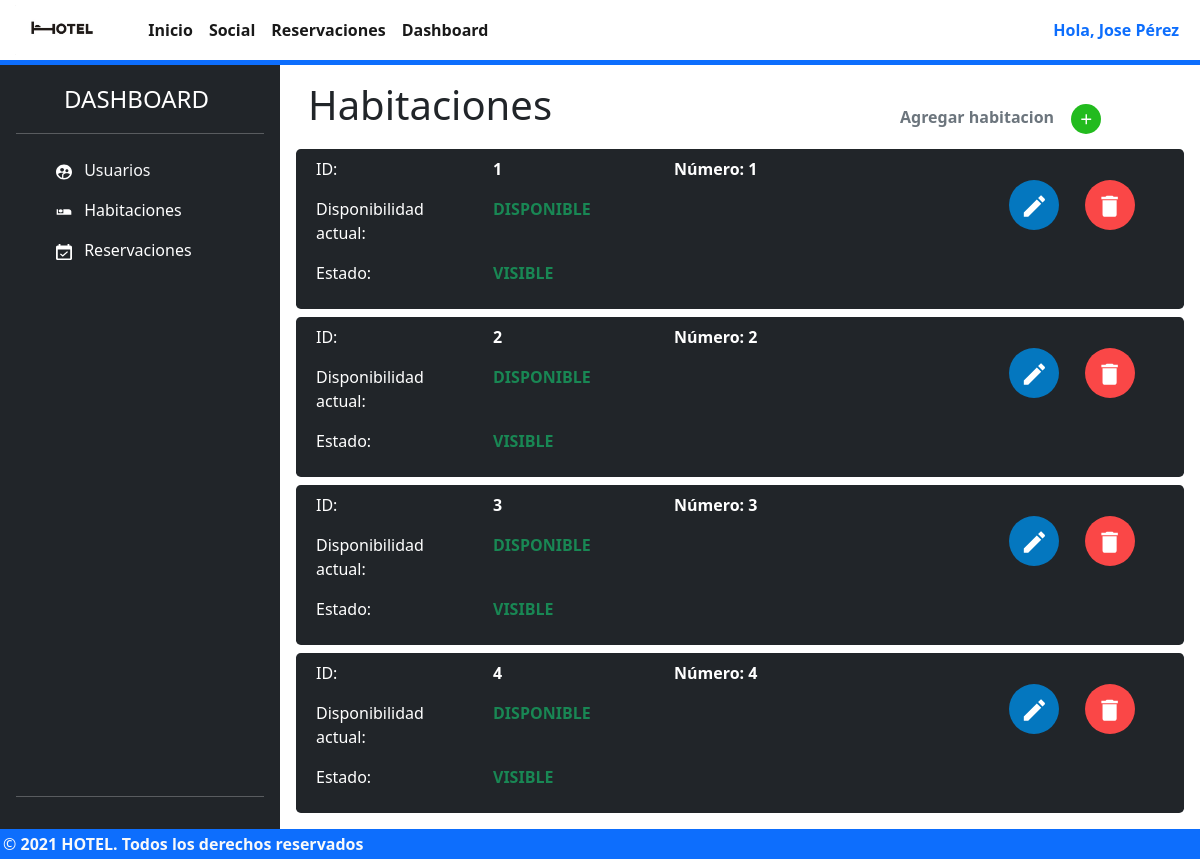
The app's page /dashboard/habitaciones (signed in) with its own data.
### tables this page shows
CREATE TABLE "user" (
	"id_user"	INTEGER NOT NULL UNIQUE,
	"name"	TEXT NOT NULL,
	"role"	TEXT,
	"email"	TEXT NOT NULL UNIQUE,
	"password"	TEXT NOT NULL,
	PRIMARY KEY("id_user" AUTOINCREMENT)
);

CREATE TABLE "room" (
	"id_room"	INTEGER NOT NULL UNIQUE,
	"state"	BLOB NOT NULL,
	"visibility"	BLOB NOT NULL,
	"number"	INTEGER UNIQUE,
	PRIMARY KEY("id_room" AUTOINCREMENT)
);

### app.py (the view)
@app.route("/dashboard/habitaciones", methods=["GET", "POST"])
def dashboard_habitacion_page():
    if request.method == "POST":
        state=request.form["state"]
        visibility=request.form["visibility"]
        number=request.form["number"]
        add_room(state, visibility, number)
    rooms=get_room()
    tempSession = getCurrentUser()
    return render_template('habitacion.dashboard.html',rooms=rooms, session = {"login": tempSession["login"], "user": tempSession["user"]})

### app.py (called while the page is built)
def getCurrentUser():
    if 'email' in session:
        email = session['email']
        db = sqlite3.connect('hotel_db.db')
        sentencia = "SELECT * FROM user where email='"+email+"'"
        cursor = db.cursor()
        cursor.execute(sentencia)
        data = cursor.fetchall()
        db.close()
        if(len(data) > 0):
            user = {
            "id": data[0][0],
            "name": data[0][1],
            "role": data[0][2],
            "email": data[0][3]
            }
            return {
                "login": 1,
                "user": user
            }
        else:
            return {
                "login": 0,
                "user": ""
            }
    else:
        return {
            "login": 0,
            "user": ""
        }

def get_room():
    conn=sqlite3.connect("hotel_db.db")
    cur = conn.cursor()
    cur.execute("SELECT * FROM room")
    rows = cur.fetchall()
    print("rows:",rows)
    for res in rows:
      print(res)
    conn.close()
    return rows

@app.before_request
def cargarSelect():
    tempSession = getCurrentUser()
    logged = tempSession["login"]
    user = tempSession["user"]
    if logged==0 and request.endpoint in ["feed_page", "dashboard_page", "dashboard_habitacion_page", "dashboard_admin_page", "dashboard_admin_create","dashboard_admin_delete"]:
        return redirect(url_for("index"))
    if logged==1:
        if user["role"]=="usuario" and request.endpoint in ["dashboard_page", "dashboard_habitacion_page", "dashboard_admin_page", "dashboard_admin_create","dashboard_admin_delete"]:
            return redirect(url_for("index"))
    if logged==1:
        if user["role"]!="superadmin" and request.endpoint in ["dashboard_admin_page", "dashboard_admin_create", "dashboard_admin_delete"]:
            return redirect(url_for("index"))

### templates/habitacion.dashboard.html (shortened to what this page needs)
  {% macro cardSales(id, state,visibility, number ) -%}
  <div class="row bg-dark text-white mt-2 rounded-3">
    <div class="col-5 p-2">
      <div class="row p-0 m-0">
        <div class="col">
          <p>ID:</p>
        </div>
        <div class="col">
          <strong>{{id}}</strong>
        </div>
      </div>
      <div class="row p-0 m-0">
        <div class="col">
          <p>Disponibilidad actual:</p>
        </div>
        <div class="col">
          {% if state=="1" %}
          <strong class="text-success">DISPONIBLE</strong>
          {% else %}
          <strong class="text-danger">OCUPADA</strong>
          {% endif %}
        </div>
      </div>
      <div class="row p-0 m-0">
        <div class="col">
          <p>Estado:</p>
        </div>
        <div class="col">
          {% if visibility=="1" %}
          <strong class="text-success">VISIBLE</strong>
          {% else %}
          <strong class="text-danger">NO VISIBLE</strong>
          {% endif %}
        </div>
      </div>
    </div>
    <div class="col-4 p-2">
      <div>
        <strong>Número: {{number}}</strong>
      </div>
    </div>
    <div class="col-3 md-4">
      <div class="d-flex justify-content-end mt-4 me-4">
        <button
          class="btn"
          data-bs-toggle="modal"
          href="#editar{{id}}"
          role="button"
        >
        </button>
        <button
          class="btn"
          data-bs-toggle="modal"
          href="#delete{{id}}"
          role="button"
        >
        </button>
      </div>
    </div>
  </div>
  {%- endmacro %}
{% extends 'models/dashboard.html' %} {% block contentdash %}
<div class="row">
  <div class="display-6 col-8"><b>Habitaciones</b></div>
  <div class="text-muted col-4 pt-3">
    <strong>Agregar habitacion</strong>
    <button
      class="btn"
      data-bs-toggle="modal"
      href="#addroom"
      role="button"
    >
      <svg
        width="30"
        height="30"
        viewBox="0 0 62 62"
        fill="none"
        xmlns="http://www.w3.org/2000/svg"
      >
        <circle cx="31" cy="31" r="31" fill="#22BB1E" />
        <path
          d="M41.7084 32.9584H32.9584V41.7084H30.0417V32.9584H21.2917V30.0417H30.0417V21.2917H32.9584V30.0417H41.7084V32.9584Z"
          fill="white"
        />
      </svg>
    </button>
  </div>
</div>
{% for room in rooms %} {{cardSales(room[0],room[1],room[2],room[3])}} {% endfor
%} {% endblock contentdash %}

### templates/models/loggedIn.model.html (shortened to what this page needs)
<!DOCTYPE html>
<html lang="en">
  <head>
    <link rel="stylesheet" href="../../static/css/main.model.css" />
    <link
      href="https://cdn.jsdelivr.net/npm/bootstrap@5.1.3/dist/css/bootstrap.min.css"
      rel="stylesheet"
    />
    {% block stylecdn %} {% endblock stylecdn %}
  </head>
  <body>
    <main class="contentMain">
      <nav
        class="
          navbar navbar-expand-lg navbar-light
          m-0
          p-0
          border-bottom border-primary border-5
        "
      >
        <div class="container-fluid m-0 p-0">
          <a class="navbar-brand" href="#"
            ><img
            src="{{ url_for('static', filename = 'images/33318-3-hotel-hd-thumb.png') }}"
              alt=""
              height="50px"
          /></a>
          <div
            class="collapse navbar-collapse d-flex justify-content-between"
            id="navbarNav"
          >
            <ul class="navbar-nav">
              <li class="nav-item">
                <a class="nav-link active"  href="/"
                  ><strong>Inicio</strong></a
                >
              </li>
              <li class="nav-item">
                <a class="nav-link active"  href="/feed"
                  ><strong>Social</strong></a
                >
              </li>
              <li class="nav-item">
                <a class="nav-link active"  href="/reservation"
                  ><strong>Reservaciones</strong></a
                >
              </li>
              {% if session.user.role =="admin" or session.user.role =="superadmin" %}
              <li class="nav-item">
                <a class="nav-link active"  href="/dashboard/usuario"
                  ><strong>Dashboard</strong></a
                >
              </li>
              {% endif %}
            </ul>
            <div class="">
              <button
                class="btn text-primary me-2"
                type="button"
                data-bs-toggle="offcanvas"
                data-bs-target="#offcanvasRight"
                aria-controls="offcanvasRight"
              >
                <strong>Hola, {{session.user.name}}</strong>
              </button>
            </div>
          </div>
        </div>
      </nav>
      {% block content %} {% endblock content %}
    </main>
    <footer class="footerMain bg-primary">
      <div class="bg-primary text-light">
        <span
          >©<strong> 2021 HOTEL. Todos los derechos reservados</strong></span
        >
      </div>
    </footer>
  </body>
</html>

### static/css/main.model.css (style rules this page uses)
html,body { min-height: 100vh !important; }
main { min-height: 96vh; }
a:link, a:visited, a:active { text-decoration:none; }
.footerMain { min-height: 3vh; bottom: 0px; padding: 3px; }

### records on screen
user: user.name "Jose Pérez"
room: id "1", number "1"
room: id "2", number "2"
room: id "3", number "3"
room: id "4", number "4"
